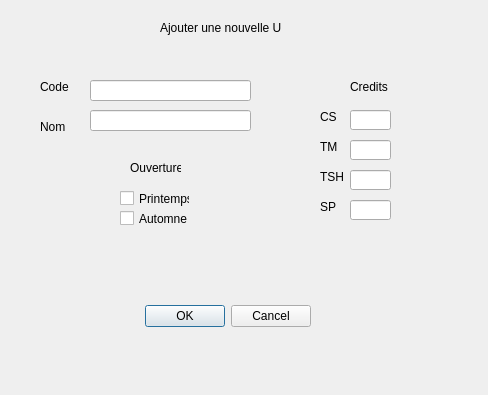
<?xml version="1.0" encoding="UTF-8"?>
<ui version="4.0">
 <class>AjouterUv_fen</class>
 <widget class="QDialog" name="AjouterUv_fen">
  <property name="geometry">
   <rect>
    <x>0</x>
    <y>0</y>
    <width>488</width>
    <height>395</height>
   </rect>
  </property>
  <property name="windowTitle">
   <string>Dialog</string>
  </property>
  <widget class="QDialogButtonBox" name="buttonBox">
   <property name="geometry">
    <rect>
     <x>-30</x>
     <y>300</y>
     <width>341</width>
     <height>32</height>
    </rect>
   </property>
   <property name="orientation">
    <enum>Qt::Horizontal</enum>
   </property>
   <property name="standardButtons">
    <set>QDialogButtonBox::Cancel|QDialogButtonBox::Ok</set>
   </property>
  </widget>
  <widget class="QLineEdit" name="lineEdit">
   <property name="geometry">
    <rect>
     <x>90</x>
     <y>80</y>
     <width>161</width>
     <height>21</height>
    </rect>
   </property>
  </widget>
  <widget class="QLabel" name="label">
   <property name="geometry">
    <rect>
     <x>40</x>
     <y>80</y>
     <width>46</width>
     <height>13</height>
    </rect>
   </property>
   <property name="text">
    <string>Code</string>
   </property>
  </widget>
  <widget class="QLabel" name="label_2">
   <property name="geometry">
    <rect>
     <x>40</x>
     <y>120</y>
     <width>46</width>
     <height>13</height>
    </rect>
   </property>
   <property name="text">
    <string>Nom</string>
   </property>
  </widget>
  <widget class="QLineEdit" name="lineEdit_2">
   <property name="geometry">
    <rect>
     <x>90</x>
     <y>110</y>
     <width>161</width>
     <height>21</height>
    </rect>
   </property>
  </widget>
  <widget class="QLabel" name="label_4">
   <property name="geometry">
    <rect>
     <x>350</x>
     <y>80</y>
     <width>46</width>
     <height>13</height>
    </rect>
   </property>
   <property name="text">
    <string>Credits</string>
   </property>
  </widget>
  <widget class="QLabel" name="label_5">
   <property name="geometry">
    <rect>
     <x>320</x>
     <y>110</y>
     <width>46</width>
     <height>13</height>
    </rect>
   </property>
   <property name="text">
    <string>CS</string>
   </property>
  </widget>
  <widget class="QLabel" name="label_6">
   <property name="geometry">
    <rect>
     <x>320</x>
     <y>140</y>
     <width>46</width>
     <height>13</height>
    </rect>
   </property>
   <property name="text">
    <string>TM</string>
   </property>
  </widget>
  <widget class="QLabel" name="label_7">
   <property name="geometry">
    <rect>
     <x>320</x>
     <y>170</y>
     <width>46</width>
     <height>13</height>
    </rect>
   </property>
   <property name="text">
    <string>TSH</string>
   </property>
  </widget>
  <widget class="QLabel" name="label_8">
   <property name="geometry">
    <rect>
     <x>320</x>
     <y>200</y>
     <width>46</width>
     <height>13</height>
    </rect>
   </property>
   <property name="text">
    <string>SP</string>
   </property>
  </widget>
  <widget class="QLineEdit" name="lineEdit_3">
   <property name="geometry">
    <rect>
     <x>350</x>
     <y>110</y>
     <width>41</width>
     <height>20</height>
    </rect>
   </property>
  </widget>
  <widget class="QLineEdit" name="lineEdit_4">
   <property name="geometry">
    <rect>
     <x>350</x>
     <y>140</y>
     <width>41</width>
     <height>20</height>
    </rect>
   </property>
  </widget>
  <widget class="QLineEdit" name="lineEdit_5">
   <property name="geometry">
    <rect>
     <x>350</x>
     <y>170</y>
     <width>41</width>
     <height>20</height>
    </rect>
   </property>
  </widget>
  <widget class="QLineEdit" name="lineEdit_6">
   <property name="geometry">
    <rect>
     <x>350</x>
     <y>200</y>
     <width>41</width>
     <height>20</height>
    </rect>
   </property>
  </widget>
  <widget class="QLabel" name="label_9">
   <property name="geometry">
    <rect>
     <x>130</x>
     <y>160</y>
     <width>51</width>
     <height>16</height>
    </rect>
   </property>
   <property name="text">
    <string>Ouverture</string>
   </property>
  </widget>
  <widget class="QCheckBox" name="checkBox">
   <property name="geometry">
    <rect>
     <x>120</x>
     <y>190</y>
     <width>70</width>
     <height>17</height>
    </rect>
   </property>
   <property name="text">
    <string>Printemps</string>
   </property>
  </widget>
  <widget class="QCheckBox" name="checkBox_2">
   <property name="geometry">
    <rect>
     <x>120</x>
     <y>210</y>
     <width>70</width>
     <height>17</height>
    </rect>
   </property>
   <property name="text">
    <string>Automne</string>
   </property>
  </widget>
  <widget class="QLabel" name="label_3">
   <property name="geometry">
    <rect>
     <x>160</x>
     <y>20</y>
     <width>121</width>
     <height>16</height>
    </rect>
   </property>
   <property name="text">
    <string>Ajouter une nouvelle UV</string>
   </property>
  </widget>
 </widget>
 <resources/>
 <connections>
  <connection>
   <sender>buttonBox</sender>
   <signal>accepted()</signal>
   <receiver>AjouterUv_fen</receiver>
   <slot>accept()</slot>
   <hints>
    <hint type="sourcelabel">
     <x>188</x>
     <y>314</y>
    </hint>
    <hint type="destinationlabel">
     <x>157</x>
     <y>274</y>
    </hint>
   </hints>
  </connection>
  <connection>
   <sender>buttonBox</sender>
   <signal>rejected()</signal>
   <receiver>AjouterUv_fen</receiver>
   <slot>reject()</slot>
   <hints>
    <hint type="sourcelabel">
     <x>256</x>
     <y>320</y>
    </hint>
    <hint type="destinationlabel">
     <x>286</x>
     <y>274</y>
    </hint>
   </hints>
  </connection>
 </connections>
</ui>
